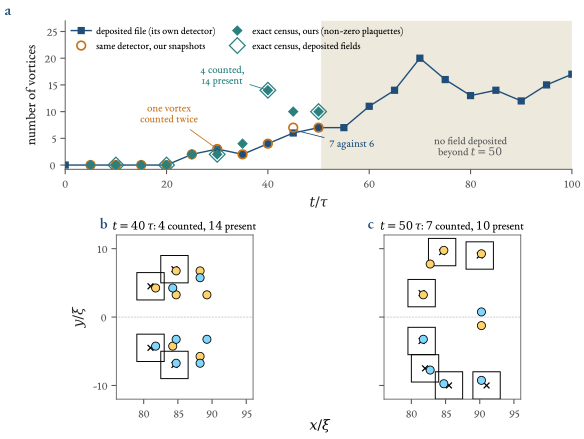

Here is the Python script that generated this plot:
#!/usr/bin/env python3
"""Chapter 9, figure 3: how many vortices?  (a) counts against time: the deposited file (its own detector), the same detector run on our snapshots,
and the exact census of non-zero plaquettes (ours; the reference's census coincides at t = 10,...,50).  (b, c) the deposited fields at t = 40 and 50:
the exact census (filled circles, counter-clockwise gold / clockwise cyan) and the detector's loops (black squares, half-width 2 xi).
Numbers: figures/ch09_numbers.json (ch09_numbers.py); fields recomputed here.
    nice .venv/bin/python -I book/figures/ch09_census.py
"""
import sys, json
from pathlib import Path
sys.path.insert(0, str(Path(__file__).resolve().parent))
from ch09_render import *
import ch09_common as C
from matplotlib.patches import Rectangle

R = json.load(open(Path(__file__).resolve().parent / "ch09_numbers.json"))["census"]
t5 = np.array(R["times"]); n_file = np.array(R["reference_rule_in_file"]); n_rule = np.array(R["ours_with_reference_rule"]); n_exact = np.array(R["ours_exact_census"])
tr = np.array(R["reference_counts_to_t100"]["t"]); nr = np.array(R["reference_counts_to_t100"]["n"])
ref_exact = {float(k): v for k, v in R["reference_exact_census"].items()}

fig = plt.figure(figsize=(TEXTW, 4.25))
gs = fig.add_gridspec(2, 2, height_ratios=[0.95, 1.05], hspace=0.42, wspace=0.12, left=0.085, right=0.99, top=0.975, bottom=0.085)
ax = fig.add_subplot(gs[0, :])
ax.axvspan(50.5, 100, color="#EEE9DD", lw=0, zorder=0)
ax.plot(tr, nr, "-s", color=BLUE, ms=4.2, lw=1.0, mfc=BLUE, label="deposited file (its own detector)", zorder=3)
ax.plot(t5, n_rule, "o", color=ORANGE, ms=6.2, mfc="none", mew=1.2, label="same detector, our snapshots", zorder=4)
ax.plot(t5, n_exact, "D", color=TEAL, ms=4.4, label="exact census, ours (non-zero plaquettes)", zorder=5)
tx = np.array(sorted(ref_exact))
ax.plot(tx, [ref_exact[a] for a in tx], "D", mfc="none", color=TEAL, ms=8.0, mew=0.9, zorder=6, label="exact census, deposited fields")
ax.text(80, 1.0, "no field deposited\nbeyond $t=50$", ha="center", va="bottom", fontsize=7.8, color=GREY)
ax.annotate("4 counted,\n14 present", xy=(40, 14), xytext=(31.0, 15.2), fontsize=7.8, color=TEAL, arrowprops=dict(arrowstyle="-", color=TEAL, lw=0.6), ha="center")
ax.annotate("one vortex\ncounted twice", xy=(30, 3), xytext=(20.5, 8.0), fontsize=7.8, color=ORANGE, arrowprops=dict(arrowstyle="-", color=ORANGE, lw=0.6), ha="center")
ax.annotate("7 against 6", xy=(45, 6.6), xytext=(56.5, 3.4), fontsize=7.8, color=BLUE, arrowprops=dict(arrowstyle="-", color=BLUE, lw=0.6), ha="center")
ax.set_xlim(0, 100); ax.set_ylim(-0.8, 27)
ax.set_xlabel(r"$t/\tau$"); ax.set_ylabel("number of vortices")
ax.legend(loc="upper left", fontsize=7.2, ncol=2, columnspacing=1.2, handletextpad=0.5, borderaxespad=0.2)
panel(ax, "a")

for col, T, lab in ((0, 40.0, "b"), (1, 50.0, "c")):
    a_ = fig.add_subplot(gs[1, col])
    p = C.load_ref(T)
    cs = C.rule_candidates(p); census = C.charged(p)
    n = np.abs(p) ** 2
    xl, yl = (76.0, 96.0), (-12.0, 12.0)
    ix0, ix1 = int((xl[0] + 250) / C.DX), int((xl[1] + 250) / C.DX); iy0, iy1 = int((yl[0] + 125) / C.DX), int((yl[1] + 125) / C.DX)
    for c in cs:
        if c["counted"]:
            a_.add_patch(Rectangle((c["x"] - 2, c["y"] - 2), 4, 4, fill=False, ec="black", lw=0.7, zorder=3))
            a_.plot(c["x"], c["y"], "x", color="black", ms=4.2, mew=0.9, zorder=4)
    charge_markers(a_, census, size=34, lw=0.6, edge="black")
    style_map(a_, xl, yl, xticks=[80, 85, 90, 95], yticks=[-10, 0, 10], ylabel=(col == 0))
    if col == 1: a_.set_yticklabels([])
    a_.axhline(0, color=GREY, lw=0.4, ls=":", zorder=1)
    nacc = sum(c["counted"] for c in cs)
    a_.set_title(f"$t={T:.0f}\\,\\tau$: ${nacc}$ counted, ${len(census)}$ present", fontsize=8.2, pad=3)
    panel(a_, lab)
fig.text(0.54, 0.012, r"$x/\xi$", ha="center", fontsize=10)
for a_ in fig.axes[1:]: a_.set_xlabel("")
save(fig, "ch09_census")
